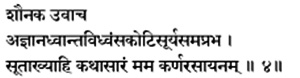
#> input picture Assignment 1/Q3/test/1.png, 300 x 78 px
$ python -i Q3_200843.py   (imports and definitions only)
#> lines starting #> are read from the running program, lines starting #| are printed output that depends on the picture; after the words box and inside, x2 and y2 are one past the last pixel; in counts of white or black regions, pixels touching at a corner belong together
import cv2
import numpy as np
import skimage as sk

def solution(image_path):
    ############################
    ############################
#> called with image_path = 'test/1.png'
    image= cv2.imread(image_path)
#> image is the input picture: shape (78, 300, 3); min 0, max 255, mean 220.8
    gray = 255 - cv2.cvtColor(image, cv2.COLOR_BGR2GRAY)
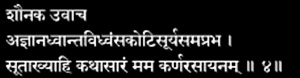
#> gray: shape (78, 300); min 0, max 255, mean 34.2

    thresh = cv2.threshold(gray, 150, 255, cv2.THRESH_BINARY)[1]
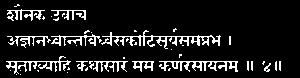
#> thresh: shape (78, 300); 11% white in thin lines or dots, all inside (x1, y1, x2, y2) = (6, 4, 281, 75)
    max_ang = 0
    max_ar = 0
    for angle in range(0,180):
        rot = sk.img_as_ubyte(sk.transform.rotate(thresh,angle, resize = True))
        arr = np.asarray(rot)
        dims = np.shape(arr)
        ar = np.zeros(dims[0])

        for i in range(0,dims[0]-1):
            ar[i] = np.sum(arr[i][:])

        if(max_ar <= np.max(ar)):
            max_ar = np.max(ar)
            max_angle = angle
#> this loop made 180 passes
#> pass 2, in solution, `rot = sk.img_as_ubyte(sk.transform.rotate(thresh,angle, resize = True))`:
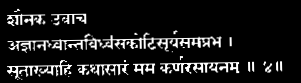
#> rot: shape (83, 301); min 0, max 255, mean 26.3
#> pass 3, in solution, `rot = sk.img_as_ubyte(sk.transform.rotate(thresh,angle, resize = True))`:
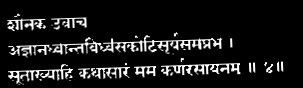
#> rot: shape (88, 303); min 0, max 255, mean 24.7
#> after the loop, max_angle = 0; max_ar = 57375
    rot = sk.img_as_ubyte(sk.transform.rotate(thresh,max_angle, resize = True))
    arr = np.asarray(rot)
    dims = np.shape(arr)
#> dims = (78, 300)
    ar = np.zeros(dims[0])
#> ar = 78 values from 0 to 0
    max = 0
    maxi = 0
    for i in range(0,dims[0]-1):
        ar[i] = np.sum(arr[i][:])
        if(ar[i] > max):
            max = ar[i]
            maxi = i
#> after the loop, ar = 78 values, max 57375 at index 61, min 0 at index 0, mean 8434.6; max = 57375; maxi = 61

    flip = 0
    if(np.sum(ar[maxi-4:maxi-1])>np.sum(ar[maxi+1:maxi+4])):
        flip = 1

    if(flip == 1):
        max_angle -=180
    img = sk.img_as_ubyte(sk.transform.rotate(gray,max_angle, resize = True))

    ############################
    ############################
    ## comment the line below before submitting else your code wont be executed##
    # pass
    # image = cv2.imread(image_path)
    return (255 - cv2.cvtColor(img, cv2.COLOR_RGB2BGR))

>>> result = solution('test/1.png')

$ run again, on Assignment 1/Q3/test/2.png
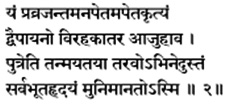
#> input picture Assignment 1/Q3/test/2.png, 228 x 104 px
#> in solution, image is the input picture: shape (104, 228, 3); min 0, max 255, mean 209.4
#> in solution, `thresh = cv2.threshold(gray, 150, 255, cv2.THRESH_BINARY)[1]`:
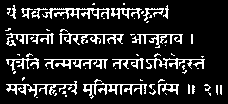
#> thresh: shape (104, 228); 14.7% white in thin lines or dots, all inside (x1, y1, x2, y2) = (5, 3, 222, 99)
#> the loop in solution, `for angle in range(0,180):` made 180 passes
#> pass 3, in solution, `rot = sk.img_as_ubyte(sk.transform.rotate(thresh,angle, resize = True))`:
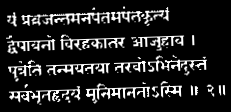
#> rot: shape (112, 231); min 0, max 255, mean 34.4
#> after the loop in solution, `for angle in range(0,180):`: max_angle = 0; max_ar = 47175
#> after the loop in solution, `for i in range(0,dims[0]-1):`: ar = 104 values, max 47175 at index 59, min 0 at index 0, mean 8567; max = 47175; maxi = 59

$ run again, on Assignment 1/Q3/test/3.png
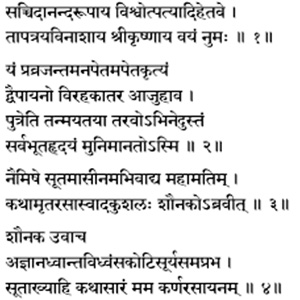
#> input picture Assignment 1/Q3/test/3.png, 300 x 300 px
#> in solution, image is the input picture: shape (300, 300, 3); min 0, max 255, mean 223.6
#> in solution, `thresh = cv2.threshold(gray, 150, 255, cv2.THRESH_BINARY)[1]`:
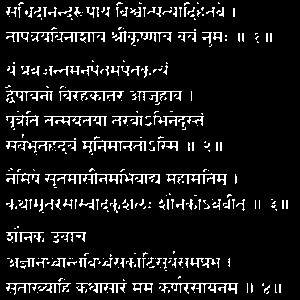
#> thresh: shape (300, 300); 9.1% white in thin lines or dots
#> the loop in solution, `for angle in range(0,180):` made 180 passes
#> pass 3, in solution, `rot = sk.img_as_ubyte(sk.transform.rotate(thresh,angle, resize = True))`:
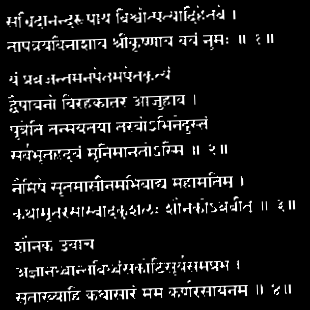
#> rot: shape (310, 310); min 0, max 255, mean 21.8
#> after the loop in solution, `for angle in range(0,180):`: max_angle = 0; max_ar = 55080
#> after the loop in solution, `for i in range(0,dims[0]-1):`: ar = 300 values, max 55080 at index 283, min 0 at index 0, mean 6993.8; max = 55080; maxi = 283

$ run again, on Assignment 1/Q3/test/1r.png
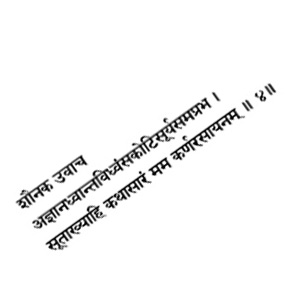
#> input picture Assignment 1/Q3/test/1r.png, 300 x 300 px
#> in solution, image is the input picture: shape (300, 300, 3); min 0, max 255, mean 246
#> in solution, `thresh = cv2.threshold(gray, 150, 255, cv2.THRESH_BINARY)[1]`:
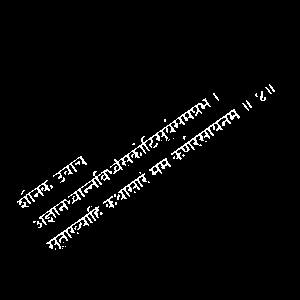
#> thresh: shape (300, 300); 2.9% white in thin lines or dots, all inside (x1, y1, x2, y2) = (17, 84, 275, 250)
#> after the loop in solution, `for angle in range(0,180):`: max_angle = 144; max_ar = 43171
#> after the loop in solution, `for i in range(0,dims[0]-1):`: ar = 419 values, max 43171 at index 193, min 0 at index 0, mean 1588.2; max = 43171; maxi = 193
#> in solution, `max_angle -=180`: max_angle = -36
#> in solution, `return (255 - cv2.cvtColor(img, cv2.COLOR_RGB2BGR))`:
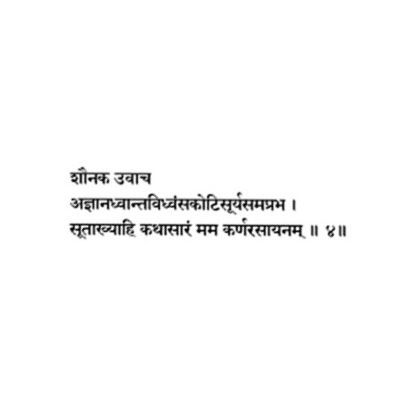
#> returned value: shape (419, 419, 3); min 0, max 255, mean 250.4
